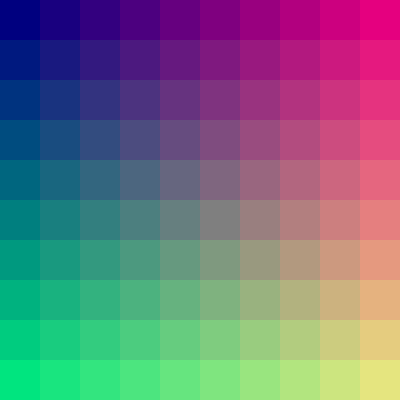
Frame 1 (no input)
Frame 60 (the mouse pressed at the canvas centre just before this capture): identical to frame 1, image omitted
Frame 120 (the mouse held since frame 60 and released just before this capture): identical to frame 1, image omitted

The Processing sketch that drew this single still picture (run headless with seeded random() and noise(); from frame 60 on, the mouse is pressed at the canvas centre):

// Processing sketch: grids
// ── grids.pde

int rows = 10;
int cols = 10;
int cellwidth;
int cellheight;


void setup (){
  size(400, 400);
  cellwidth = width / cols;
  cellheight = height / rows;
  noStroke();
}

void draw () {
  //loadPixels();
  
  for(int x = 0; x < cols; x++){
    for(int y = 0; y < rows; y++){  
       fill(color(map(x, 0, cols, 0, 255),
                  map(y, 0, rows, 0, 255),
                  127));
       rect(x*cellwidth, y*cellheight, cellwidth, cellheight);

    }
  }
  //println("hi");
  //updatePixels();
}
